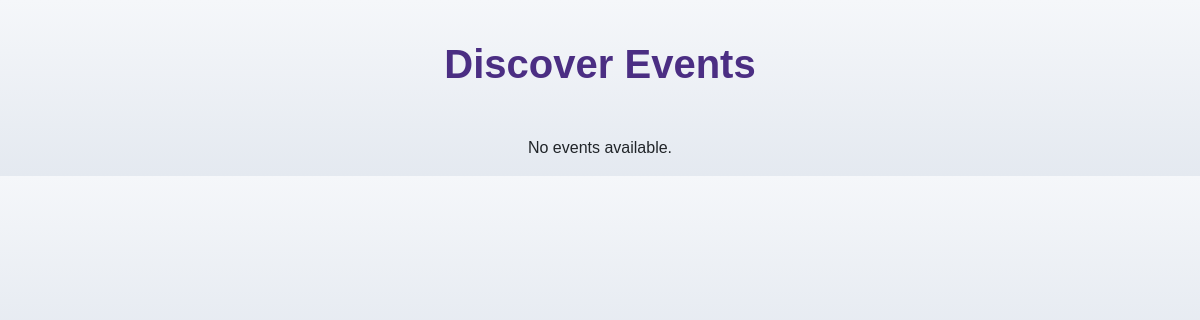
Before: /clubnest/events/ with the older database file.
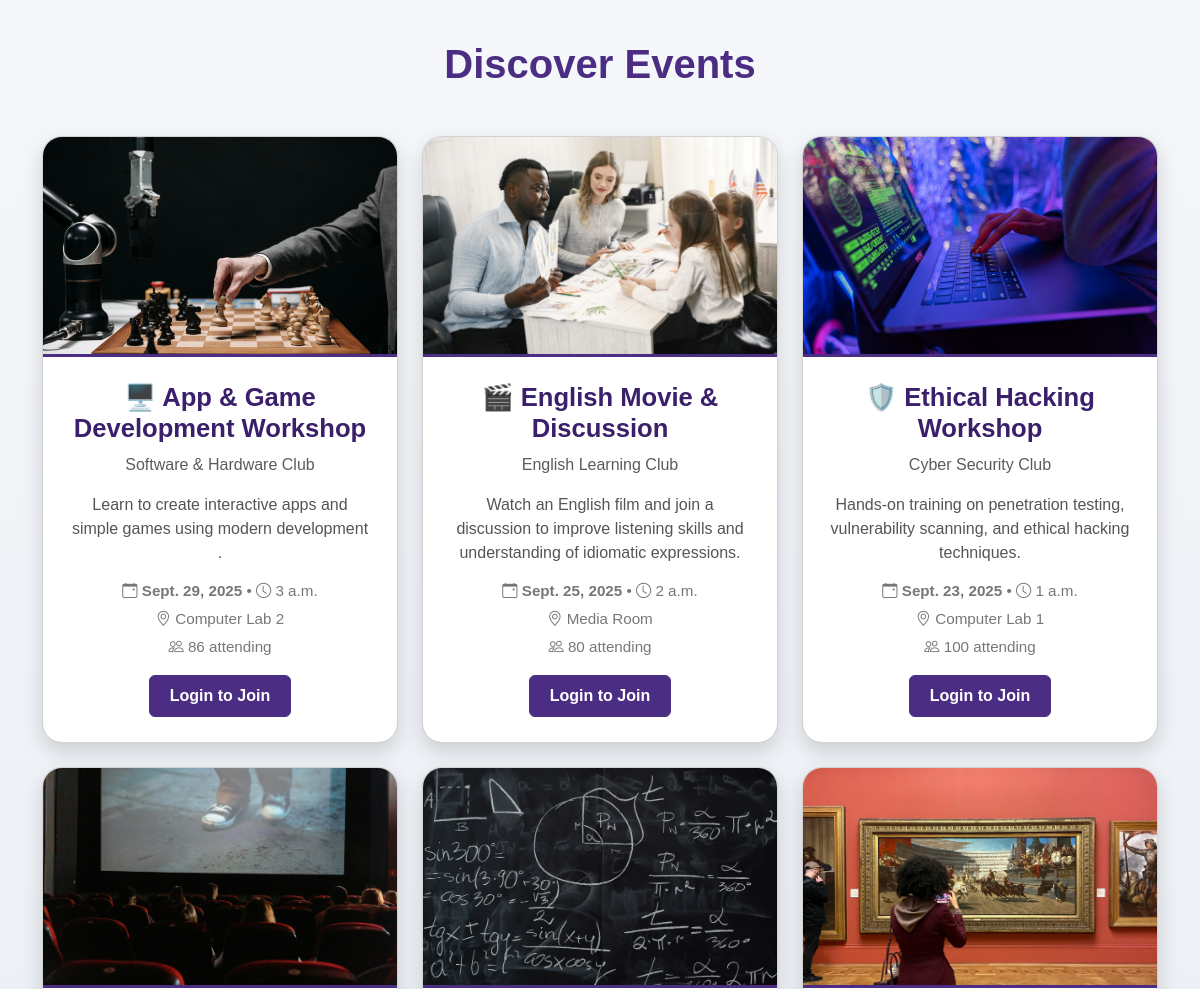
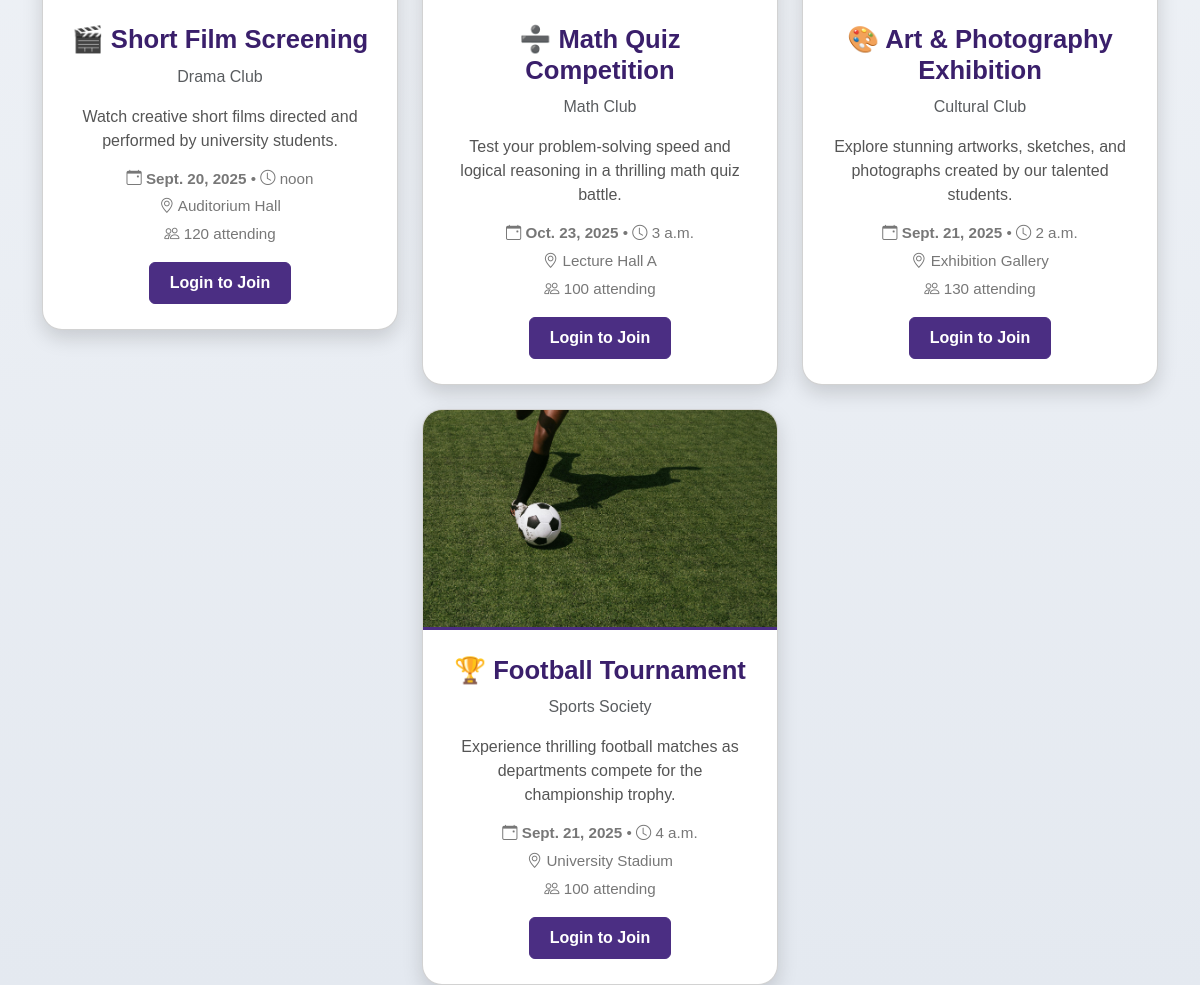
After: the same page with the newer database file (2 pictures, top to bottom).
### ClubNest/models.py (models this page shows, shortened)
class Event(models.Model):
    CATEGORY_CHOICES = [
        ('sport', 'Sport'),
        ('cultural', 'Cultural'),
        ('math', 'Math'),
        ('drama', 'Drama'),
        ('cybersecurity', 'Cyber Security'),
        ('software-hardware', 'Software & Hardware'),
        ('english-learning', 'English Learning'),
        ('debating-speaking', 'Debating & Public Speaking'),
        ('other', 'Other'),
    ]
    title = models.CharField(max_length=200)
    society = models.CharField(max_length=100, blank=True, null=True)
    description = models.TextField()
    date = models.DateField()
    time = models.TimeField()
    location = models.CharField(max_length=200)
    attendees = models.PositiveIntegerField(default=0)
    category = models.CharField(max_length=50, choices=CATEGORY_CHOICES, default='other')
    image = models.ImageField(upload_to='event_images/')
    club = models.ForeignKey(Club, on_delete=models.CASCADE, blank=True, null=True, help_text="Event organizing club")

### ClubNest/views.py (the view, shortened to what this page needs)
# urls.py: path('events/', views.events_page, name="events_page"),
def events_page(request):
    events = Event.objects.all()
    today = date.today()
    user = request.user if request.user.is_authenticated else None  # AnonymousUser safe
    events_status = []
    for event in events:
        joined = False
        attended = False
        participation_id = None
        events_status.append({
            'event': event,
            'joined': joined,
            'attended': attended,
            'participation_id': participation_id
        })
    return render(request, 'events.html', {
        'events_status': events_status,
        'today': today
    })

### templates/events.html (shortened to what this page needs)
{% load static %}
<!DOCTYPE html>
<html lang="en">
<head>
  <link href="https://cdn.jsdelivr.net/npm/bootstrap@5.3.0/dist/css/bootstrap.min.css" rel="stylesheet">
  <link href="https://cdn.jsdelivr.net/npm/bootstrap-icons@1.10.5/font/bootstrap-icons.css" rel="stylesheet">
</head>
<body>
<div class="container">
  <h2 class="text-center mb-5">Discover Events</h2>
  <div class="row g-4 justify-content-center">
    {% for es in events_status %}
    {% with event=es.event %}
    <div class="col-lg-4 col-md-6">
      <div class="card event-card">
        {% if event.image %}
          <img src="{{ event.image.url }}" class="event-image" alt="{{ event.title }}">
        {% endif %}
        <div class="card-body">
          <h5 class="card-title">{{ event.title }}</h5>
          {% if event.society %}
            <p class="text-muted">{{ event.society }}</p>
          {% endif %}
          <p class="card-text">{{ event.description|truncatewords:25 }}</p>
          <div class="event-icons mb-3">
            <p><i class="bi bi-calendar-event"></i> <b>{{ event.date }}</b> • <i class="bi bi-clock"></i> {{ event.time }}</p>
            <p><i class="bi bi-geo-alt"></i> {{ event.location }}</p>
            <p><i class="bi bi-people"></i> {{ event.attendees }} attending</p>
          </div>
          {% if request.user.is_authenticated %}
            {% if event.date >= today %}
              {% if not es.joined %}
                <a href="{% url 'join_event' event.id %}" class="btn btn-dark">Join Event</a>
              {% else %}
                <span class="badge bg-success p-2">Joined</span>
              {% endif %}
            {% else %}
              {% if es.attended %}
    <a href="{% url 'view_certificate' es.participation_id %}" class="btn btn-success">Show Certificate</a>
{% else %}
    <span class="badge bg-secondary p-2">You did not attend</span>
{% endif %}
            {% endif %}
          {% else %}
            <a href="{% url 'signin' %}" class="btn btn-dark">Login to Join</a>
          {% endif %}
        </div>
      </div>
    </div>
    {% endwith %}
    {% empty %}
      <p class="text-center">No events available.</p>
    {% endfor %}
  </div>
</div>
</body>
</html>

### templates/events.html (style rules this page uses)
body { background: linear-gradient(to bottom, #f5f7fa, #e4e9f0); font-family: 'Arial', sans-serif; padding-top: 40px; }
h2 { font-size: 2.5rem; font-weight: 700; color: #4b2e83; }
.event-card { border-radius: 20px; overflow: hidden; box-shadow: 0 8px 20px rgba(0,0,0,0.15); transition: transform 0.3s, box-shadow 0.3s; background: #ffffff; }
.event-image { height: 220px; object-fit: cover; width: 100%; border-bottom: 3px solid #4b2e83; }
.card-body { padding: 25px; text-align: center; }
.card-title { font-size: 1.6rem; font-weight: 700; color: #3a1f6b; margin-bottom: 10px; }
.card-text { font-size: 1rem; color: #555555; margin-bottom: 15px; }
.event-icons p { font-size: 0.95rem; color: #777777; margin: 5px 0; }
.btn-dark { background-color: #4b2e83; border-color: #4b2e83; font-weight: 600; font-size: 1rem; padding: 8px 20px; }

Changed rows visible on the page:
added Event: event.image (picture), event "🖥️ App & Game Development Workshop", event.society "Software & Hardware Club", event.description "Learn to create interactive apps and simple games using modern development .", event "Sept. 29, 2025", event.time "3 a.m.", event.location "Computer Lab 2", event.attendees "86"
added Event: event.image (picture), event "🎬 English Movie & Discussion", event.society "English Learning Club", event.description "Watch an English film and join a discussion to improve listening skills and understanding of idiomatic expressions.", event "Sept. 25, 2025", event.time "2 a.m.", event.location "Media Room", event.attendees "80"
added Event: event.image (picture), event "🛡️ Ethical Hacking Workshop", event.society "Cyber Security Club", event.description "Hands-on training on penetration testing, vulnerability scanning, and ethical hacking techniques.", event "Sept. 23, 2025", event.time "1 a.m.", event.location "Computer Lab 1", event.attendees "100"
added Event: event.image (picture), event "🎬 Short Film Screening", event.society "Drama Club", event.description "Watch creative short films directed and performed by university students.", event "Sept. 20, 2025", event.time "noon", event.location "Auditorium Hall", event.attendees "120"
added Event: event.image (picture), event "➗ Math Quiz Competition", event.society "Math Club", event.description "Test your problem-solving speed and logical reasoning in a thrilling math quiz battle.", event "Oct. 23, 2025", event.time "3 a.m.", event.location "Lecture Hall A", event.attendees "100"
added Event: event.image (picture), event "🎨 Art & Photography Exhibition", event.society "Cultural Club", event.description "Explore stunning artworks, sketches, and photographs created by our talented students.", event "Sept. 21, 2025", event.time "2 a.m.", event.location "Exhibition Gallery", event.attendees "130"
added Event: event.image (picture), event "🏆 Football Tournament", event.society "Sports Society", event.description "Experience thrilling football matches as departments compete for the championship trophy.", event "Sept. 21, 2025", event.time "4 a.m.", event.location "University Stadium", event.attendees "100"
Other visible differences:
text no longer shown: "No events available."
